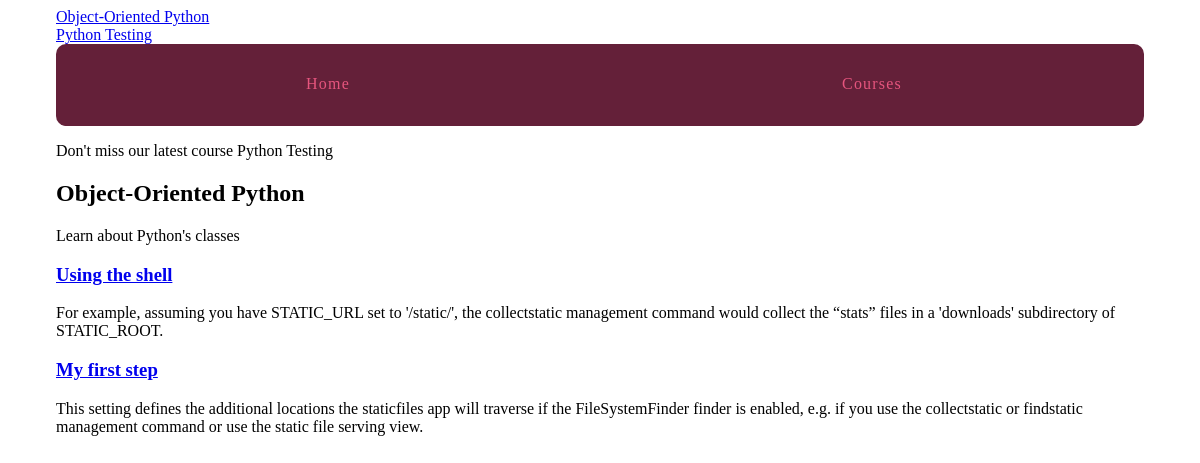
Page /courses/1 on the earlier database version.
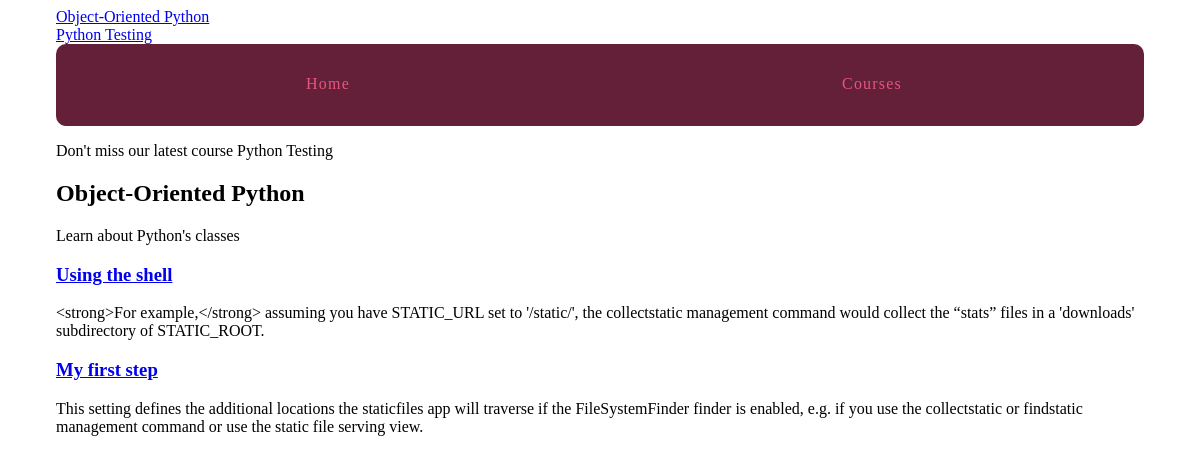
Same page on the later database version.
### courses/models.py (models this page shows, shortened)
class Step(models.Model):
    title = models.CharField(max_length=255)
    description = models.TextField()
    content = models.TextField(blank=True, default='')
    order = models.IntegerField(default=0)
    course = models.ForeignKey(Course)
    class Meta:
        ordering = ['order', ]

### courses/views.py (the view)
# urls.py: url(r'^(?P<pk>\d+)$', views.course_detail, name='detail'),
def course_detail(request, pk):
    course = get_object_or_404(Course, pk=pk)
    return render(request, 'courses/course_detail.html', {'course': course})

### courses/models.py (called while the page is built)
    def __str__(self):
        return self.title

### courses/templatetags/course_extras.py (called while the page is built)
@register.simple_tag  # simple bcs only returns a string
def newest_course():
    return Course.objects.latest('created_at')

@register.inclusion_tag('courses/course_nav.html')
def nav_courses_list():
    courses = Course.objects.all()
    return {'courses': courses}

@register.filter('makdown_to_html')
def makdown_to_html(makdown_text):
    html_body = markdown2.markdown(makdown_text)
    return mark_safe(html_body)

### courses/templates/courses/course_detail.html (shortened to what this page needs)
{% extends "layout.html" %}
{% load course_extras %}
{% block content %}
    <article>
        <h2>{{ course.title }}</h2>
    </article>
    {{ course.description|makdown_to_html }}
    <section>
        {% for step in course.step_set.all %}
            <h3>
                <a href="{% url 'course:step' course_pk=step.course.pk step_pk=step.pk %}">{{ step.title }}</a>
            </h3>
            {{ step.description }}
        {% endfor %}
    </section>
{% endblock %}

Differences in the rows shown:
changed Step "Using the shell": description "For example, assuming you have STATIC_URL…" → "<strong>For example,</strong> assuming you have STATIC_URL…"
